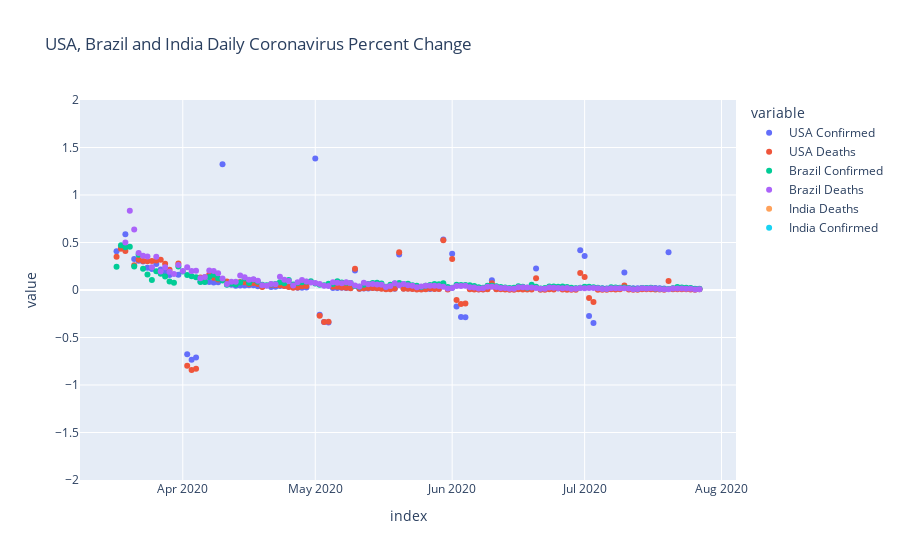

Source (notebook cell):
### Code cell
#Plot USA, Brazil and India Coronavirus Cases on same plot

scatter_global_daily_corona_clean = px.scatter((global_daily_corona_clean), range_y=(-2, 2), title = 'USA, Brazil and India Daily Coronavirus Percent Change')
scatter_global_daily_corona_clean

### Figure 1 — Plotly figure (JSON) as saved in the notebook; plotly's stock layout.template omitted (floating-point values rounded to 4 significant figures; data arrays with more than 128 entries replaced by an {"elided": "..."} marker saying what was removed)
{"data": [{"hovertemplate": "variable=USA Confirmed<br>index=%{x}<br>value=%{y}<extra></extra>", "legendgroup": "USA Confirmed", "marker": {"color": "#636efa", "symbol": "circle"}, "mode": "markers", "name": "USA Confirmed", "orientation": "v", "showlegend": true, "type": "scatter", "x": {"elided": "133 str values"}, "xaxis": "x", "y": {"elided": "133 float values"}, "yaxis": "y"}, {"hovertemplate": "variable=USA Deaths<br>index=%{x}<br>value=%{y}<extra></extra>", "legendgroup": "USA Deaths", "marker": {"color": "#EF553B", "symbol": "circle"}, "mode": "markers", "name": "USA Deaths", "orientation": "v", "showlegend": true, "type": "scatter", "x": {"elided": "133 str values"}, "xaxis": "x", "y": {"elided": "133 float values"}, "yaxis": "y"}, {"hovertemplate": "variable=Brazil Confirmed<br>index=%{x}<br>value=%{y}<extra></extra>", "legendgroup": "Brazil Confirmed", "marker": {"color": "#00cc96", "symbol": "circle"}, "mode": "markers", "name": "Brazil Confirmed", "orientation": "v", "showlegend": true, "type": "scatter", "x": {"elided": "133 str values"}, "xaxis": "x", "y": {"elided": "133 float values"}, "yaxis": "y"}, {"hovertemplate": "variable=Brazil Deaths<br>index=%{x}<br>value=%{y}<extra></extra>", "legendgroup": "Brazil Deaths", "marker": {"color": "#ab63fa", "symbol": "circle"}, "mode": "markers", "name": "Brazil Deaths", "orientation": "v", "showlegend": true, "type": "scatter", "x": {"elided": "133 str values"}, "xaxis": "x", "y": {"elided": "133 float values"}, "yaxis": "y"}, {"hovertemplate": "variable=India Deaths<br>index=%{x}<br>value=%{y}<extra></extra>", "legendgroup": "India Deaths", "marker": {"color": "#FFA15A", "symbol": "circle"}, "mode": "markers", "name": "India Deaths", "orientation": "v", "showlegend": true, "type": "scatter", "x": {"elided": "133 str values"}, "xaxis": "x", "y": {"elided": "133 int values"}, "yaxis": "y"}, {"hovertemplate": "variable=India Confirmed<br>index=%{x}<br>value=%{y}<extra></extra>", "legendgroup": "India Confirmed", "marker": {"color": "#19d3f3", "symbol": "circle"}, "mode": "markers", "name": "India Confirmed", "orientation": "v", "showlegend": true, "type": "scatter", "x": {"elided": "133 str values"}, "xaxis": "x", "y": {"elided": "133 int values"}, "yaxis": "y"}], "layout": {"autosize": true, "legend": {"title": {"text": "variable"}, "tracegroupgap": 0}, "title": {"text": "USA, Brazil and India Daily Coronavirus Percent Change"}, "xaxis": {"anchor": "y", "autorange": true, "domain": [0, 1], "range": ["2020-03-09 04:44:27.7584", "2020-08-03 19:15:32.2416"], "title": {"text": "index"}, "type": "date"}, "yaxis": {"anchor": "x", "domain": [0, 1], "range": [-2, 2], "title": {"text": "value"}, "type": "linear"}}}
